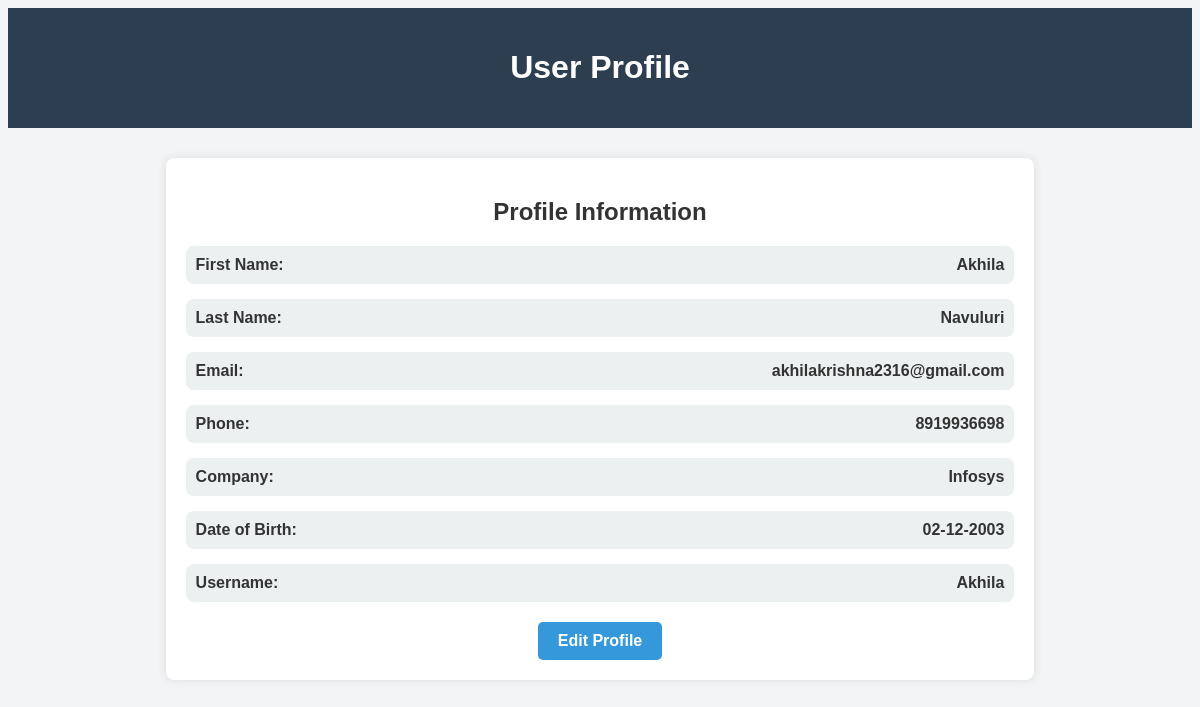
/profile (signed in), run on the app's committed database.
### models.py (models this page shows)
class User(db.Model):
    __tablename__ = 'users_new'  # Ensure the table name matches your DB table
    id = db.Column(db.Integer, primary_key=True)
    first_name = db.Column(db.String(100))
    last_name = db.Column(db.String(100))
    username = db.Column(db.String(100), unique=True)
    email = db.Column(db.String(100), unique=True)
    phone = db.Column(db.String(20))
    company = db.Column(db.String(100))
    dob = db.Column(db.String(20))
    password = db.Column(db.String(100))
    transactions = db.relationship('Transactions', back_populates='user')

### app.py (the view)
@app.route('/profile', methods=['GET'])
def profile():
    if 'user_id' not in session:
        return redirect(url_for('login'))
    user = User.query.get(session['user_id'])  # Get the user from the session ID
    if not user:
        return redirect(url_for('login'))
    return render_template('profile.html', user=user)

### templates/profile.html (shortened to what this page needs)
<!DOCTYPE html>
<html lang="en">
<head>
</head>
<body>
    <header>
        <h1>User Profile</h1>
    </header>
    <div class="container">
        <h2>Profile Information</h2>
        <div class="profile-item">
            <span>First Name:</span>
            <span>{{ user.first_name }}</span>
        </div>
        <div class="profile-item">
            <span>Last Name:</span>
            <span>{{ user.last_name }}</span>
        </div>
        <div class="profile-item">
            <span>Email:</span>
            <span>{{ user.email }}</span>
        </div>
        <div class="profile-item">
            <span>Phone:</span>
            <span>{{ user.phone }}</span>
        </div>
        <div class="profile-item">
            <span>Company:</span>
            <span>{{ user.company }}</span>
        </div>
        <div class="profile-item">
            <span>Date of Birth:</span>
            <span>{{ user.dob }}</span>
        </div>
        <div class="profile-item">
            <span>Username:</span>
            <span>{{ user.username }}</span>
        </div>
        <div style="text-align: center; margin-top: 20px;">
            <a href="{{ url_for('edit_profile') }}" class="btn">Edit Profile</a>
        </div>
    </div>
</body>
</html>

### templates/profile.html (style rules this page uses)
body { font-family: Arial, sans-serif; background: #f3f4f6; color: #333; }
header { background: #2c3e50; color: white; padding: 20px; text-align: center; }
.container { width: 70%; margin: 30px auto; padding: 20px; background: white; box-shadow: 0 0 10px rgba(0, 0, 0, 0.1); border-radius: 8px; }
h2 { text-align: center; margin-bottom: 20px; }
.profile-item { display: flex; justify-content: space-between; margin-bottom: 15px; padding: 10px; background: #ecf0f1; border-radius: 8px; }
.profile-item span { font-weight: bold; }
.btn { display: inline-block; background-color: #3498db; color: white; padding: 10px 20px; text-decoration: none; border-radius: 5px; font-size: 16px; font-weight: bold; text-align: center; transition: background-color 0.3s ease; }

### data on the page
User: first_name "Akhila", last_name "Navuluri", email "akhilakrishna2316@gmail.com", phone "8919936698", company "Infosys", dob "02-12-2003", username "Akhila"
